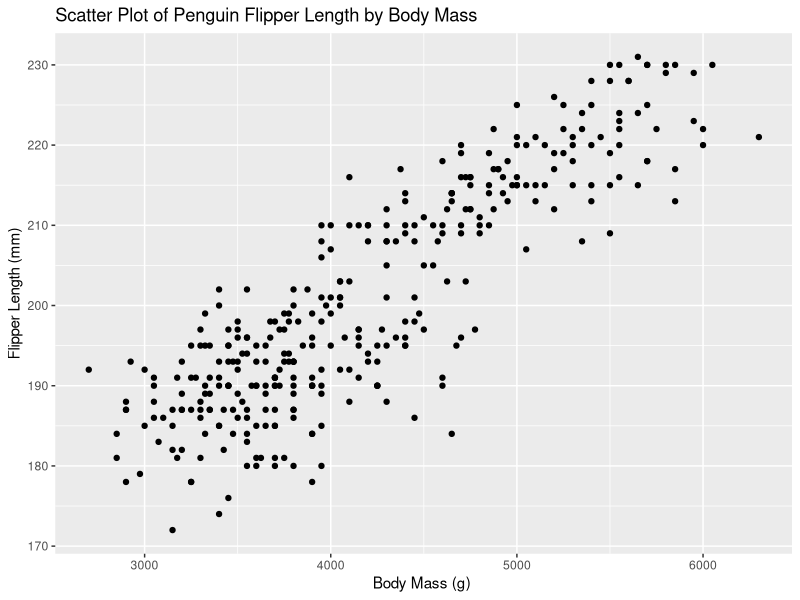
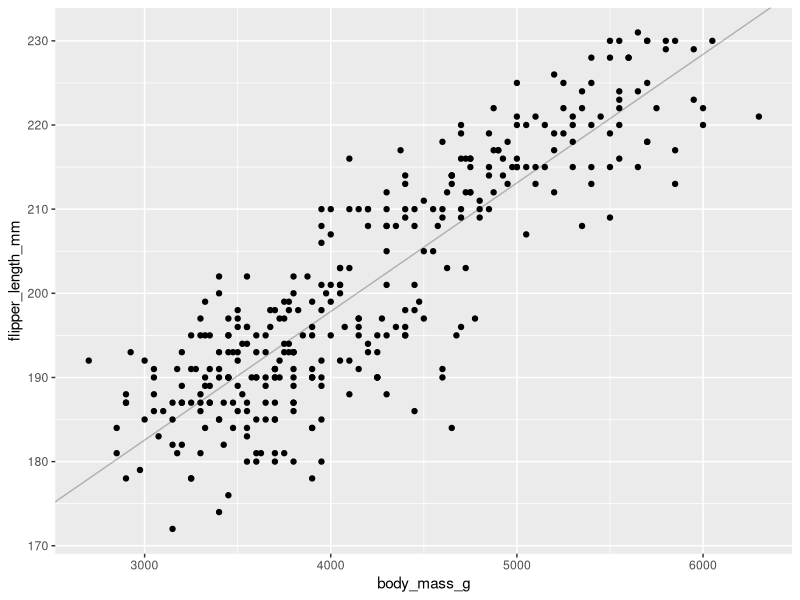
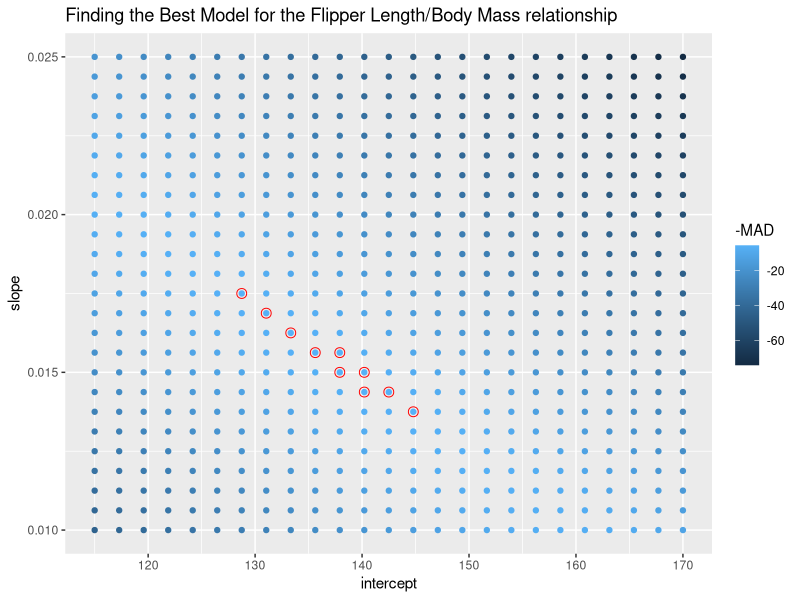
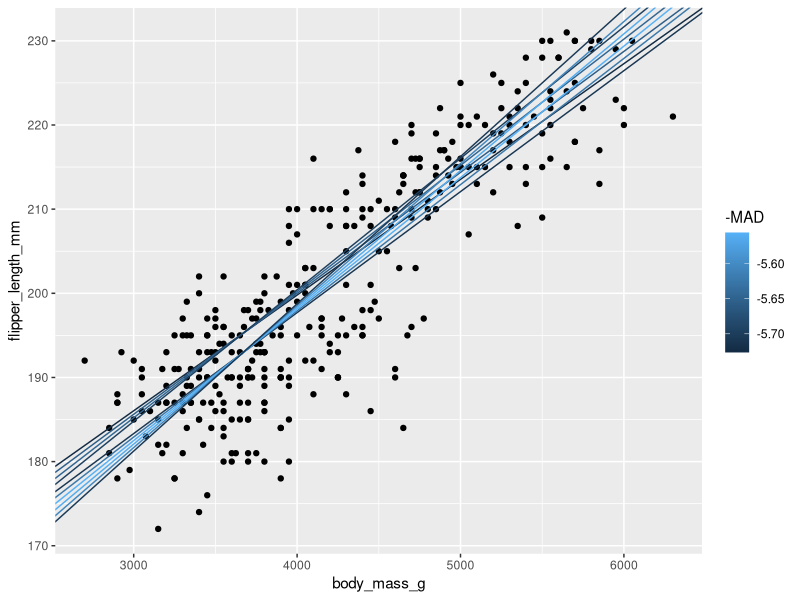

R code for these plots, in order:
## ---- chunk 1
library(tidyverse)
library(modelr)
## ---- chunk 2
model1 <- function(intercept, slope, x_data) {
  (slope * x_data) + intercept
  #mx + b, in algebra terms
}

measure_MAE <- function(intercept, slope, x_data, actual_y_data) {
  predictions <- model1(intercept, slope, x_data)
  
  diff <- actual_y_data - predictions

    mean(abs(diff), na.rm=TRUE)
}
## ---- chunk 3
library(palmerpenguins)

#Making of scatter plot
ggplot(penguins, aes(body_mass_g, flipper_length_mm)) +
  geom_point() + 
  ylab("Flipper Length (mm)") +
  xlab("Body Mass (g) ") +
  ggtitle("Scatter Plot of Penguin Flipper Length by Body Mass")
## ---- chunk 4
#Testing different slopes and intercepts to get an idea for the range of data
ggplot(penguins, aes(body_mass_g, flipper_length_mm)) +
  geom_abline(aes(intercept = 136.72, slope = 0.01528), alpha= 0.25) +
  geom_point()
#Tested lm formula on the data sent to get a general idea
#lm(formula = flipper_length_mm ~ body_mass_g, data = penguins)
## ---- chunk 5
#making new data fram from expand grid
df_grid <- expand.grid(
  intercept = seq(115, 170, length = 25), #inbetween original guesses
  slope = seq(0.01,0.025,length = 25))
## ---- chunk 6
#made new data frame where I mutated a new column into the data frame for the Mean Absolute Distance of the slope and intercept
new_df <- df_grid %>%
  mutate(MAD = map2_dbl(intercept, slope, measure_MAE,
                         x_data = penguins$body_mass_g,
                         actual_y_data = penguins$flipper_length_mm))
## ---- chunk 7
#Making a new data frame of top 10 models by filtering by rank
df_10 <- new_df %>% 
  filter(rank(MAD) <= 10)
df_10
## ---- chunk 8
#creating new plot of each intercept and slope in the model and then another point plot above it based on my top 10 modelsand highlighting where they are in the data frame
ggplot(new_df, aes(intercept, slope)) +
  geom_point(aes(color = -MAD)) +
  geom_point(data = df_10, size = 3, color = "red", pch = 1) +
  
  ggtitle("Finding the Best Model for the Flipper Length/Body Mass relationship")
## ---- chunk 9
#Checking to see if the lines found above are the best fit on the original data spread
ggplot(penguins, aes(body_mass_g, flipper_length_mm)) +
  geom_point() + #scatter plot of original data
  geom_abline(data = df_10, aes(intercept = intercept, slope = slope, color = -MAD)) #plots all the lines from the top 10 models
